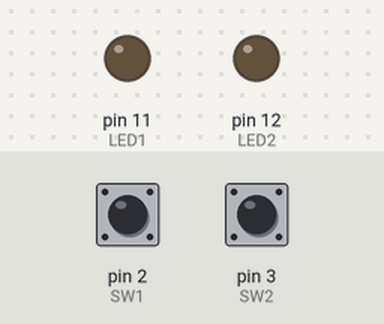
Simulated run of this sketch. Board: Arduino Uno, built with avr-gcc and run on an emulated ATmega328P. On the bench: output pins drawn as LEDs (lit = HIGH). Inputs (shaded band) come from the test bench; at power-on: pin 2 (SW1) HIGH, pin 3 (SW2) HIGH.

Above: at 1.2 s.
1.3 s: pin 2 (SW1) pulled LOW for 3.2 s
At 2.3 s:
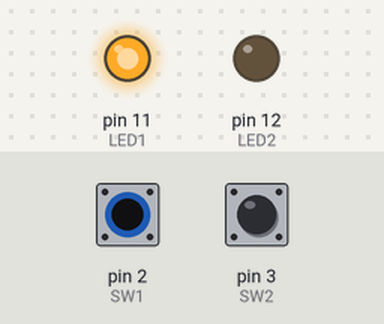
6.8 s: pin 3 (SW2) pulled LOW for 0.15 s
At 7.7 s:
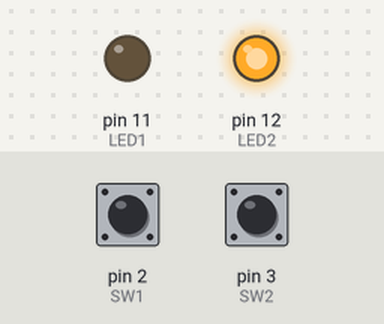
9.9 s: pin 3 (SW2) pulled LOW for 1 s
At 12.8 s:
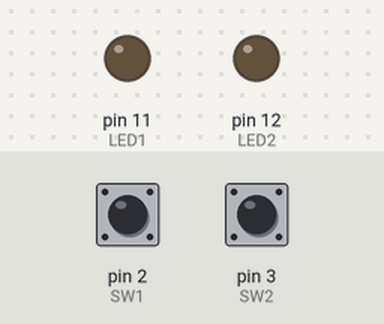
13.4 s: pin 3 (SW2) pulled LOW for 3.2 s
At 13.9 s:
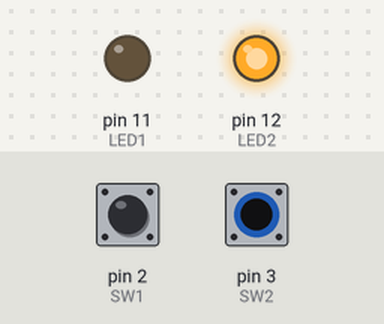
Timing chart, 0 to 18.9 s (numbered marks = the images above; inputs shaded):
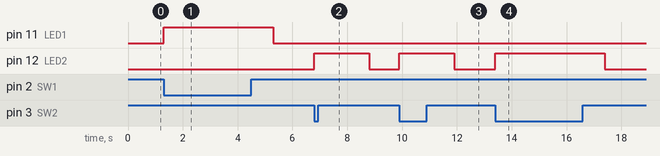

Measured:
- after the input at 1.3 s, pin 11 (LED1): LOW → HIGH at once, → LOW 4.0 s later
- after the input at 6.8 s, pin 12 (LED2): LOW → HIGH at once, → LOW 2.0 s later
- after the input at 9.9 s, pin 12 (LED2): LOW → HIGH at once, → LOW 2.0 s later
- after the input at 13.4 s, pin 12 (LED2): LOW → HIGH at once, → LOW 4.0 s later

The sketch:

LED_PULLupdown.ino
```cpp
#define LED1 11
#define LED2 12
#define SW1 2
#define SW2 3
void setup() {
  pinMode(LED1,OUTPUT);
  pinMode(SW1,INPUT_PULLUP);
  pinMode(LED2,OUTPUT);
  pinMode(SW2,INPUT_PULLUP);

}

void loop() {
  byte sw1_in;
  byte sw2_in;
  sw1_in=digitalRead(SW1);
  sw2_in=digitalRead(SW2);
  if(sw1_in==LOW){
    digitalWrite(LED1,HIGH);
    delay(2000);
    digitalWrite(LED1,LOW);
  }
  else if(sw2_in==LOW){
    digitalWrite(LED2,HIGH);
    delay(2000);
    digitalWrite(LED2,LOW);
  }
  else{
    digitalWrite(LED1,LOW);
    digitalWrite(LED2,LOW);
  }
}
```
